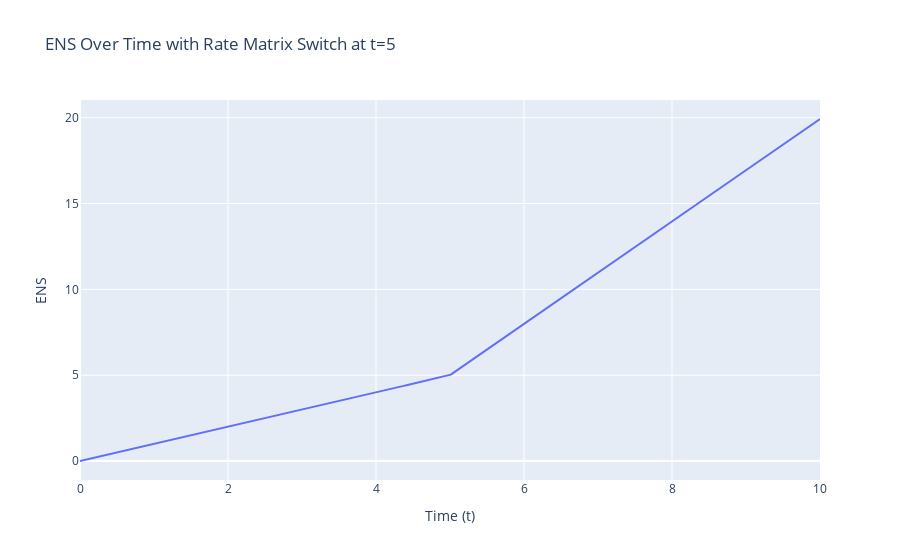

The notebook cell this image was saved under:
### Code cell
# Ploting the ENS over time with rate matrix switch in the middle
t_range =  np.linspace(0, 10, 999)
t1 = 5  #The time point that change the rate matrix

# Generate ENS values
ens_values = generate_ENS(Q5, Q6, t_range, t1)

# Create the plot
fig_ = px.line(x=t_range, y=ens_values, labels={'x': 'Time (t)', 'y': 'ENS'}, title='ENS Over Time with Rate Matrix Switch at t=5')

# Show the plot
fig_.show()

### Figure 1 — Plotly figure (JSON) as saved in the notebook; plotly's stock layout.template omitted (floating-point values rounded to 4 significant figures; data arrays with more than 128 entries replaced by an {"elided": "..."} marker saying what was removed)
{"data": [{"hovertemplate": "Time (t)=%{x}<br>ENS=%{y}<extra></extra>", "legendgroup": "", "line": {"color": "#636efa", "dash": "solid"}, "marker": {"symbol": "circle"}, "mode": "lines", "name": "", "orientation": "v", "showlegend": false, "type": "scatter", "x": {"elided": "999 float values"}, "xaxis": "x", "y": {"elided": "999 float values"}, "yaxis": "y"}], "layout": {"legend": {"tracegroupgap": 0}, "title": {"text": "ENS Over Time with Rate Matrix Switch at t=5"}, "xaxis": {"anchor": "y", "domain": [0, 1], "title": {"text": "Time (t)"}}, "yaxis": {"anchor": "x", "domain": [0, 1], "title": {"text": "ENS"}}}}
